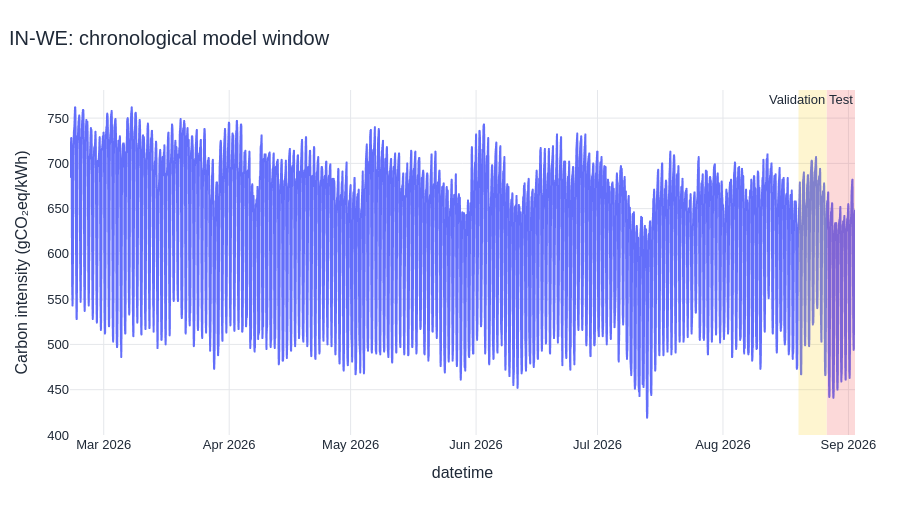

The notebook cell saved with this chart:
### Markdown cell above
## 9. Forecast design

*Use one chronological split and prevent future information from entering training*

We use 180 training days, 7 validation days, and one untouched 7-day test set. Every model predicts all 168 test hours recursively or directly. The data is never shuffled.

### Code cell
bundle = run_forecasts(REGION, data)
split_table = pd.DataFrame({
    "Split": ["Training", "Validation", "Final test"],
    "Start": [bundle.train.index.min(), bundle.validation.index.min(), bundle.test.index.min()],
    "End": [bundle.train.index.max(), bundle.validation.index.max(), bundle.test.index.max()],
    "Hours": [len(bundle.train), len(bundle.validation), len(bundle.test)],
})
display(split_table)

split_frame = bundle.frame.reset_index()
fig = px.line(split_frame, x="datetime", y="carbon", title=f"{REGION}: chronological model window")
fig.add_vrect(x0=bundle.validation.index.min(), x1=bundle.validation.index.max(),
              fillcolor="#facc15", opacity=0.2, line_width=0, annotation_text="Validation")
fig.add_vrect(x0=bundle.test.index.min(), x1=bundle.test.index.max(),
              fillcolor="#ef4444", opacity=0.2, line_width=0, annotation_text="Test")
fig.update_yaxes(title="Carbon intensity (gCO₂eq/kWh)")
show_chart(fig)

display(Markdown(
    f"All **{len(bundle.test)} test hours** occur after training and validation. "
    "The same timestamps and actual values are used for every score, so the comparison is fair."
))

### Figure 1 — Plotly figure (JSON) as saved in the notebook; plotly's stock layout.template omitted (floating-point values rounded to 4 significant figures; data arrays with more than 128 entries replaced by an {"elided": "..."} marker saying what was removed)
{"data": [{"hovertemplate": "datetime=%{x}<br>carbon=%{y}<extra></extra>", "legendgroup": "", "line": {"color": "#636efa", "dash": "solid"}, "marker": {"symbol": "circle"}, "mode": "lines", "name": "", "showlegend": false, "type": "scattergl", "x": {"elided": "4656 str values"}, "xaxis": "x", "y": {"elided": "4656 float values"}, "yaxis": "y"}], "layout": {"annotations": [{"showarrow": false, "text": "Validation", "x": "2026-08-26T15:00:00+00:00", "xanchor": "right", "xref": "x", "y": 1, "yanchor": "top", "yref": "y domain"}, {"showarrow": false, "text": "Test", "x": "2026-09-02T15:00:00+00:00", "xanchor": "right", "xref": "x", "y": 1, "yanchor": "top", "yref": "y domain"}], "autosize": true, "font": {"color": "#1f2937", "family": "Arial, sans-serif", "size": 13}, "height": 520, "hoverlabel": {"font": {"size": 13}}, "legend": {"tracegroupgap": 0}, "margin": {"b": 85, "l": 70, "r": 45, "t": 90}, "shapes": [{"fillcolor": "#facc15", "line": {"width": 0}, "opacity": 0.2, "type": "rect", "x0": "2026-08-19T16:00:00+00:00", "x1": "2026-08-26T15:00:00+00:00", "xref": "x", "y0": 0, "y1": 1, "yref": "y domain"}, {"fillcolor": "#ef4444", "line": {"width": 0}, "opacity": 0.2, "type": "rect", "x0": "2026-08-26T16:00:00+00:00", "x1": "2026-09-02T15:00:00+00:00", "xref": "x", "y0": 0, "y1": 1, "yref": "y domain"}], "title": {"font": {"size": 20}, "text": "IN-WE: chronological model window", "x": 0.01, "xanchor": "left"}, "xaxis": {"anchor": "y", "automargin": true, "domain": [0.0, 1.0], "gridcolor": "#e5e7eb", "showgrid": true, "title": {"text": "datetime"}}, "yaxis": {"anchor": "x", "automargin": true, "domain": [0.0, 1.0], "gridcolor": "#e5e7eb", "showgrid": true, "title": {"text": "Carbon intensity (gCO₂eq/kWh)"}, "zeroline": false}}}
